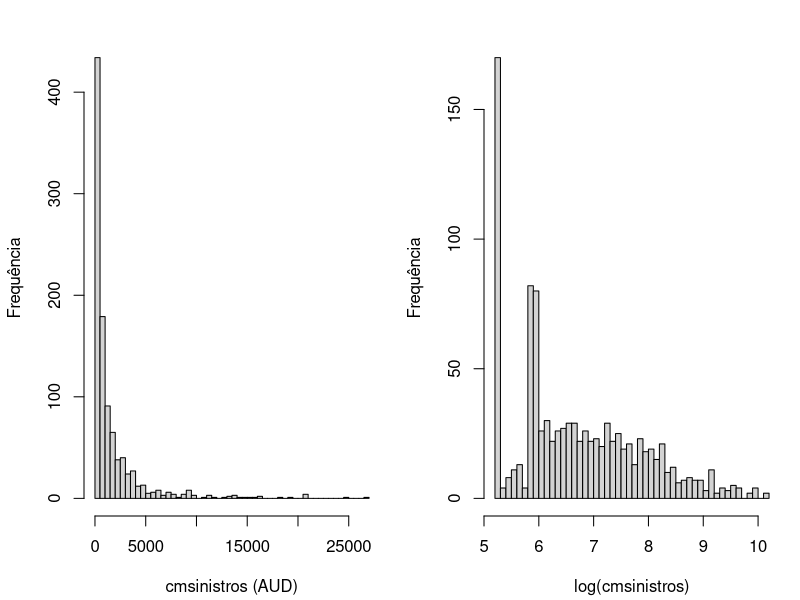
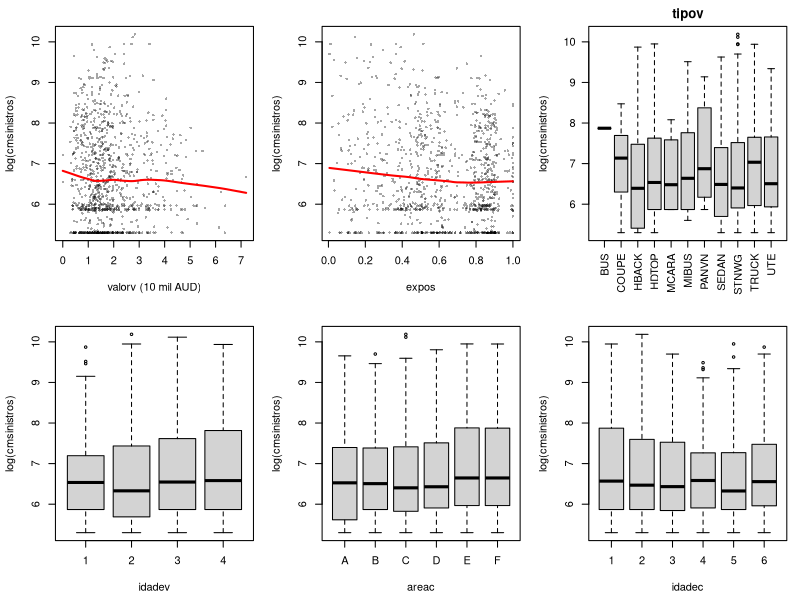
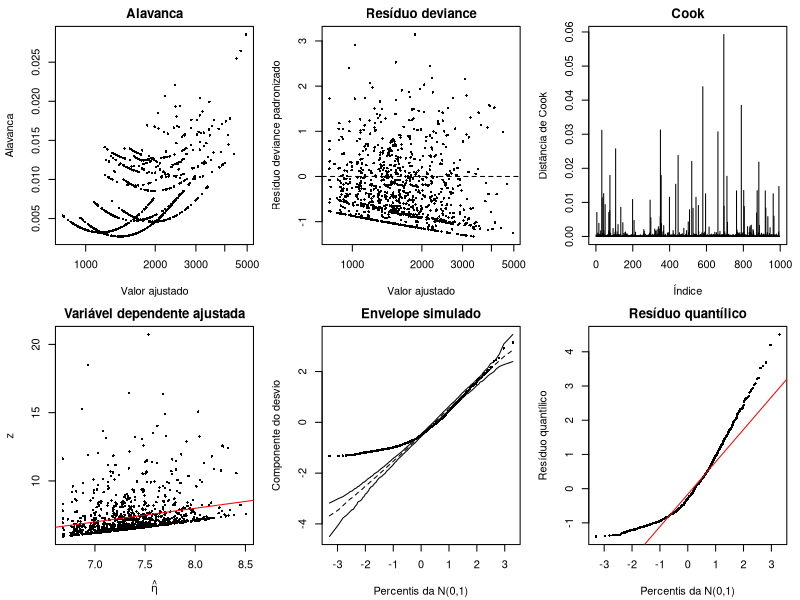
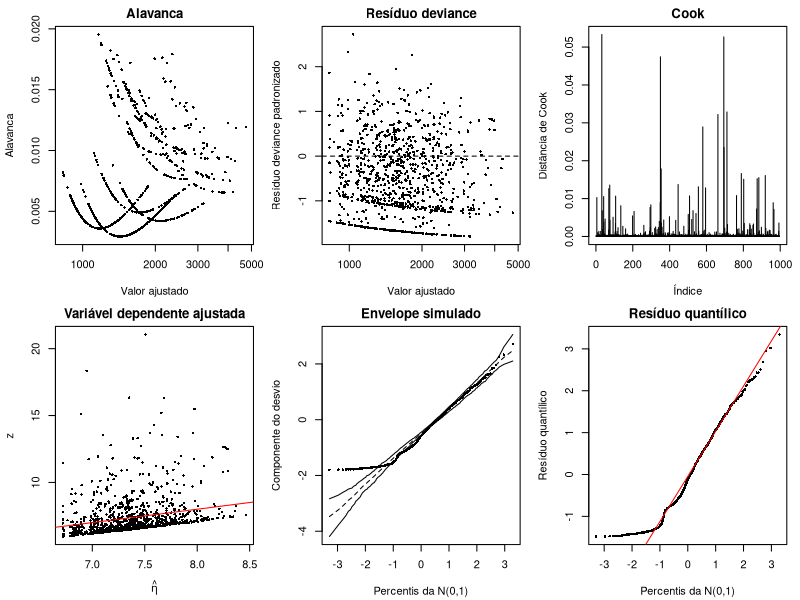
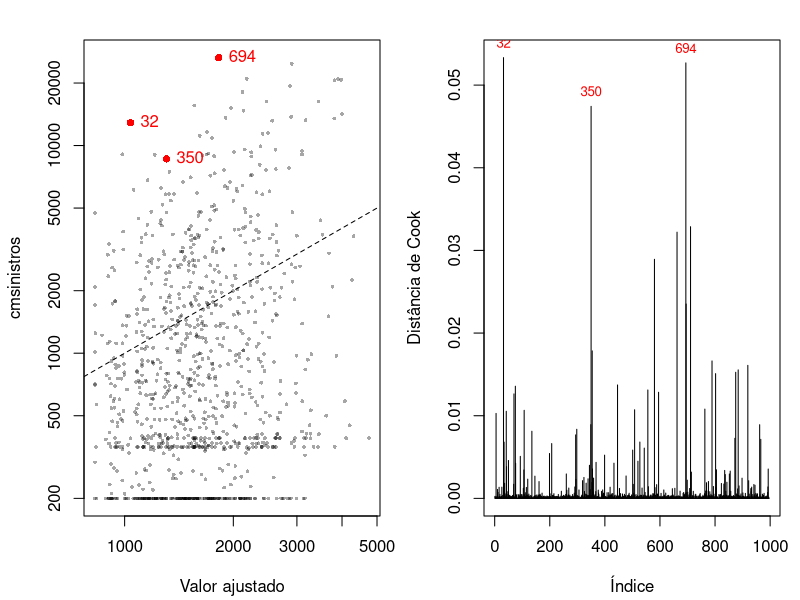

Write R code to recreate these figures, in order.
#######################################################################
# Lista 3 - Exercício 1 (Paula, Cap. 3, Ex. 20)
# Gera as figuras (ex1_*.png) e imprime os números usados em ex1.tex.
# Rodar com o diretório de trabalho nesta pasta (Lista 3/Ex1_latex/).
#######################################################################

claims <- read.csv("../claims.csv")
claims$cmsinistros <- claims$csin / claims$nsin
for (v in c("tipov", "idadev", "genero", "areac", "idadec"))
  claims[[v]] <- factor(claims[[v]])

# ---- Agrupamentos ----
claims$tipov2 <- factor(ifelse(claims$tipov %in% c("HBACK", "SEDAN", "STNWG", "HDTOP", "MCARA"),
                               "comum", "outros"), levels = c("comum", "outros"))
claims$idadev2 <- factor(ifelse(claims$idadev %in% c("1", "2"), "1-2", "3-4"))
claims$areac2  <- factor(ifelse(claims$areac %in% c("E", "F"), "EF", "A-D"), levels = c("A-D", "EF"))
claims$idadec2 <- factor(ifelse(claims$idadec %in% c("1", "2"), "1-2",
                         ifelse(claims$idadec == "6", "6", "3-5")), levels = c("3-5", "1-2", "6"))

# ---- Funções auxiliares ----
rig <- function(n, mu, lambda) {
  y2 <- rchisq(n, 1); u <- runif(n)
  r1 <- mu / (2 * lambda) * (2 * lambda + mu * y2 - sqrt(4 * lambda * mu * y2 + mu^2 * y2^2))
  ifelse(u < mu / (mu + r1), r1, mu^2 / r1)
}
envelope_bandas <- function(fit, B = 100) {
  X <- model.matrix(fit); n <- nrow(X)
  mu <- fitted(fit); phi <- summary(fit)$dispersion
  td <- sort(rstandard(fit, type = "deviance"))
  e <- matrix(NA, n, B); i <- 0
  while (i < B) {
    resp <- if (fit$family$family == "Gamma") rgamma(n, shape = 1 / phi, scale = mu * phi)
            else rig(n, mu, 1 / phi)
    f <- tryCatch(glm(resp ~ X - 1, family = fit$family, start = coef(fit),
                      control = glm.control(maxit = 100)), error = function(e) NULL)
    if (is.null(f) || !f$converged) next
    i <- i + 1; e[, i] <- sort(rstandard(f, type = "deviance"))
  }
  e <- t(apply(e, 1, sort))
  list(td = td, e1 = (e[, 2] + e[, 3]) / 2, e2 = (e[, B - 3] + e[, B - 2]) / 2, med = rowMeans(e))
}
res_quantilico <- function(fit) {
  y <- fit$y; mu <- fitted(fit)
  if (fit$family$family == "Gamma") {
    phi <- MASS::gamma.dispersion(fit)
    qnorm(pgamma(y, shape = 1 / phi, scale = mu * phi))
  } else {
    lam <- 1 / (deviance(fit) / length(y))
    qnorm(pnorm(sqrt(lam / y) * (y / mu - 1)) + exp(2 * lam / mu) * pnorm(-sqrt(lam / y) * (y / mu + 1)))
  }
}
fig_diag <- function(fit, arquivo, seed = 2026) {
  h <- hatvalues(fit); td <- rstandard(fit, type = "deviance")
  tp <- rstandard(fit, type = "pearson"); ci <- cooks.distance(fit)
  eta <- predict(fit); z <- eta + resid(fit, type = "working")
  set.seed(seed); env <- envelope_bandas(fit); rq <- res_quantilico(fit)
  png(arquivo, width = 2400, height = 1500, res = 220)
  par(mfrow = c(2, 3), mar = c(4.2, 4.2, 2, 1))
  plot(fitted(fit), h, pch = 16, cex = .5, log = "x", xlab = "Valor ajustado", ylab = "Alavanca", main = "Alavanca")
  plot(fitted(fit), td, pch = 16, cex = .5, log = "x", xlab = "Valor ajustado", ylab = "Resíduo deviance padronizado",
       main = "Resíduo deviance"); abline(h = 0, lty = 2)
  plot(ci, pch = 16, cex = .5, type = "h", xlab = "Índice", ylab = "Distância de Cook", main = "Cook")
  plot(eta, z, pch = 16, cex = .5, xlab = expression(hat(eta)), ylab = "z", main = "Variável dependente ajustada")
  abline(0, 1, col = "red")
  q <- qnorm(ppoints(length(env$td))); faixa <- range(env$td, env$e1, env$e2)
  plot(q, env$td, pch = 16, cex = .5, ylim = faixa, xlab = "Percentis da N(0,1)", ylab = "Componente do desvio",
       main = "Envelope simulado")
  lines(q, env$e1); lines(q, env$e2); lines(q, env$med, lty = 2)
  qqnorm(rq, pch = 16, cex = .5, main = "Resíduo quantílico", xlab = "Percentis da N(0,1)", ylab = "Resíduo quantílico")
  qqline(rq, col = "red")
  dev.off()
  fora <- mean(env$td < env$e1 | env$td > env$e2)
  cat(arquivo, ": fora do envelope =", round(100 * fora, 1), "% | max h =", round(max(h), 3),
      "| max Cook =", round(max(ci), 4), "| rq média/dp/assim =", round(mean(rq), 3), round(sd(rq), 3),
      round(mean((rq - mean(rq))^3) / sd(rq)^3, 3), "\n")
  invisible(list(h = h, td = td, ci = ci))
}

# ---- Figura 1: resposta ----
png("ex1_resposta.png", width = 2400, height = 900, res = 220)
par(mfrow = c(1, 2), mar = c(4.2, 4.2, 2, 1))
hist(claims$cmsinistros, breaks = 40, main = "", xlab = "cmsinistros (AUD)", ylab = "Frequência")
hist(log(claims$cmsinistros), breaks = 40, main = "", xlab = "log(cmsinistros)", ylab = "Frequência")
dev.off()

# ---- Figura 2: preditoras ----
png("ex1_preditoras.png", width = 2400, height = 1500, res = 220)
par(mfrow = c(2, 3), mar = c(4.5, 4.2, 2, 1))
plot(claims$valorv, log(claims$cmsinistros), pch = 16, cex = .5, col = rgb(0, 0, 0, .35),
     xlab = "valorv (10 mil AUD)", ylab = "log(cmsinistros)")
lines(lowess(claims$valorv, log(claims$cmsinistros)), col = "red", lwd = 2)
plot(claims$expos, log(claims$cmsinistros), pch = 16, cex = .5, col = rgb(0, 0, 0, .35),
     xlab = "expos", ylab = "log(cmsinistros)")
lines(lowess(claims$expos, log(claims$cmsinistros)), col = "red", lwd = 2)
boxplot(log(cmsinistros) ~ tipov, data = claims, las = 2, xlab = "", ylab = "log(cmsinistros)", main = "tipov", cex = .5)
boxplot(log(cmsinistros) ~ idadev, data = claims, xlab = "idadev", ylab = "log(cmsinistros)", cex = .5)
boxplot(log(cmsinistros) ~ areac, data = claims, xlab = "areac", ylab = "log(cmsinistros)", cex = .5)
boxplot(log(cmsinistros) ~ idadec, data = claims, xlab = "idadec", ylab = "log(cmsinistros)", cex = .5)
dev.off()

# ---- Descritiva numérica ----
print(summary(claims$cmsinistros)); cat("CV:", sd(claims$cmsinistros) / mean(claims$cmsinistros),
    " y==200:", sum(claims$cmsinistros == 200), "\n"); print(table(claims$nsin))
for (v in c("tipov", "idadev", "genero", "areac", "idadec", "tipov2", "idadev2", "areac2", "idadec2"))
  print(data.frame(n = tapply(claims$cmsinistros, claims[[v]], length),
                   media = tapply(claims$cmsinistros, claims[[v]], mean),
                   mlog = tapply(log(claims$cmsinistros), claims[[v]], mean)))

# ---- Modelos gama ----
aj0 <- glm(cmsinistros ~ valorv + expos + tipov + idadev + genero + areac + idadec,
           family = Gamma(link = "log"), data = claims)
aj1 <- glm(cmsinistros ~ valorv + expos + tipov2 + idadev2 + genero + areac2 + idadec2,
           family = Gamma(link = "log"), data = claims)
print(anova(aj1, aj0, test = "F"))
print(drop1(aj1, test = "F"))
aj2 <- update(aj1, . ~ . - genero); print(drop1(aj2, test = "F"))
aj3 <- update(aj2, . ~ . - valorv); print(drop1(aj3, test = "F"))
print(anova(aj3, aj1, test = "F")); print(summary(aj3))
dg <- fig_diag(aj3, "ex1_diag_gama.png")

# ---- Normal inversa ----
aj_ni <- glm(formula(aj3), family = inverse.gaussian(link = "log"),
             start = coef(aj3), control = glm.control(maxit = 100), data = claims)
print(summary(aj_ni)); print(drop1(aj_ni, test = "F")); print(AIC(aj3, aj_ni))
dn <- fig_diag(aj_ni, "ex1_diag_ni.png")

# Tabela de coeficientes do modelo final (IC pela t)
gl <- df.residual(aj_ni); s <- summary(aj_ni)$coef
tab <- data.frame(est = s[, 1], ep = s[, 2], t = s[, 3], p = s[, 4], expb = exp(s[, 1]),
                  li = exp(s[, 1] - qt(.975, gl) * s[, 2]), ls = exp(s[, 1] + qt(.975, gl) * s[, 2]))
print(round(tab, 5)); cat("gl =", gl, " phi =", summary(aj_ni)$dispersion, "\n")

# ---- Pontos destacados ----
idx <- order(dn$ci, decreasing = TRUE)[1:3]
print(data.frame(linha = idx, claims[idx, c("cmsinistros", "tipov", "idadev", "areac", "idadec")],
                 ajustado = fitted(aj_ni)[idx], h = dn$h[idx], td = dn$td[idx], cook = dn$ci[idx]))
cat("Ordem de h (maiores):\n"); print(round(head(sort(dn$h, decreasing = TRUE), 5), 4))
aj_sem <- update(aj_ni, data = claims[-idx, ])
print(round(data.frame(com = coef(aj_ni), sem = coef(aj_sem),
                       var = 100 * (coef(aj_sem) - coef(aj_ni)) / abs(coef(aj_ni)),
                       p_com = summary(aj_ni)$coef[, 4], p_sem = summary(aj_sem)$coef[, 4]), 5))

# Figura dos pontos destacados
png("ex1_pontos.png", width = 2400, height = 1500, res = 220)
par(mfrow = c(1, 2), mar = c(4.2, 4.2, 2, 1))
plot(fitted(aj_ni), claims$cmsinistros, pch = 16, cex = .5, col = rgb(0, 0, 0, .35), log = "xy",
     xlab = "Valor ajustado", ylab = "cmsinistros")
points(fitted(aj_ni)[idx], claims$cmsinistros[idx], col = "red", pch = 16)
text(fitted(aj_ni)[idx], claims$cmsinistros[idx], idx, pos = 4, col = "red")
abline(0, 1, lty = 2)
plot(dn$ci, type = "h", xlab = "Índice", ylab = "Distância de Cook")
text(idx, dn$ci[idx], idx, pos = 3, col = "red", cex = .8)
dev.off()

# ---- Pseudo R2 ----
cat("pseudo R2 deviance  gama:", 1 - deviance(aj3) / aj3$null.deviance,
    " NI:", 1 - deviance(aj_ni) / aj_ni$null.deviance, "\n")
cat("pseudo R2 cor^2 (escala log) NI:", cor(predict(aj_ni), log(claims$cmsinistros))^2, "\n")

# ---- Perfis ----
perfis <- expand.grid(expos = median(claims$expos), tipov2 = levels(claims$tipov2), idadev2 = "1-2",
                      areac2 = levels(claims$areac2), idadec2 = levels(claims$idadec2))
perfis$prev <- predict(aj_ni, newdata = perfis, type = "response"); print(range(perfis$prev))
